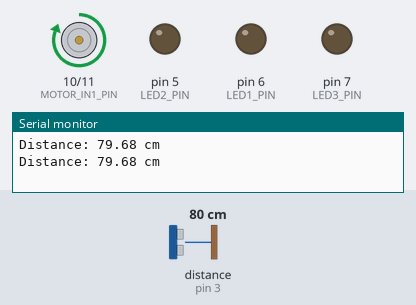
Simulated run of this program. Board: Arduino Mega 2560, built with avr-gcc and run on an emulated ATmega2560. On the bench: motor-driver pin pairs drawn as motors (green arrow = first pin HIGH = forward, orange = second pin HIGH = backward, longer = more drive, scaled by the enable pin), output pins drawn as LEDs (lit = HIGH), the last lines printed to the serial monitor. Wiring (inferred from the names in the program): ultrasonic range finder: trigger pin 2; echo pin 3. The test bench sets the inputs (shaded band); at power-on: distance to the obstacle (sensor on pin 3) 80 cm. The echo pulse lasts 58.3 µs per cm; pins used as bus, display or sensor lines are not drawn.

Above: at 1.8 s.
1.9 s: distance to the obstacle (sensor on pin 3) set to 2 cm
At 3.0 s:
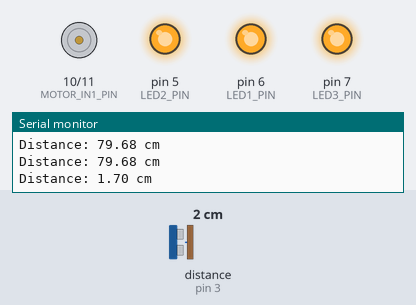
3.5 s: distance to the obstacle (sensor on pin 3) set to 9 cm
5.2 s: distance to the obstacle (sensor on pin 3) set to 11 cm
At 7.2 s:
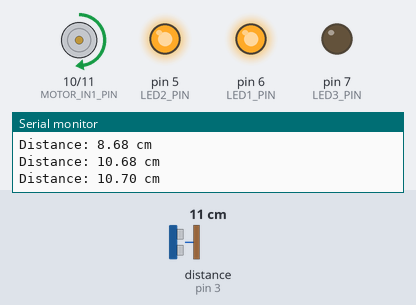
7.5 s: distance to the obstacle (sensor on pin 3) set to 18 cm
At 9.1 s:
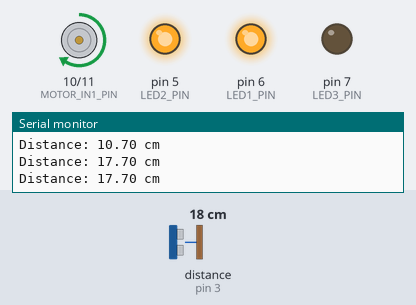
9.5 s: distance to the obstacle (sensor on pin 3) set to 23 cm
At 11.7 s:
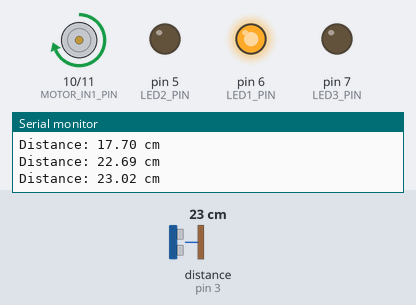
12.5 s: distance to the obstacle (sensor on pin 3) set to 35 cm
At 13.4 s:
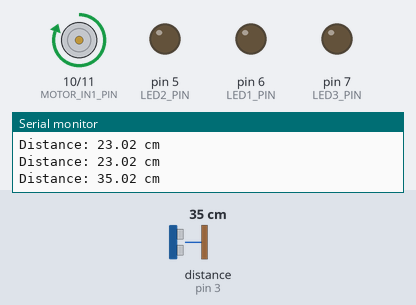
Timing chart, 0 to 15.5 s (numbered marks = the images above; inputs shaded):
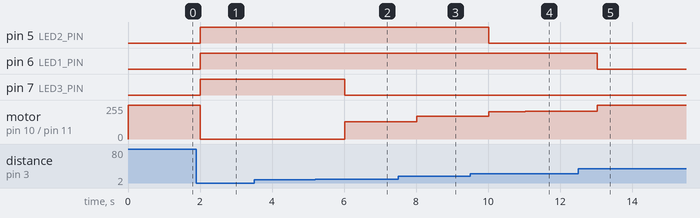

Measured:
- the behaviour switches between 10 and 11 cm on distance to the obstacle (sensor on pin 3) (found by bisection; images 1 and 2)
- the behaviour switches between 20 and 21 cm on distance to the obstacle (sensor on pin 3) (found by bisection; images 3 and 4)
- after the input at 1.9 s, pin 5 (LED2_PIN), pin 6 (LED1_PIN), pin 7 (LED3_PIN): LOW → HIGH after 0.11 s; motor on pin 10 (MOTOR_IN1_PIN) / pin 11 (MOTOR_IN2_PIN): forward 255/255 → stopped after 0.11 s
- after the input at 5.2 s, pin 7 (LED3_PIN): HIGH → LOW after 0.82 s; motor on pin 10 (MOTOR_IN1_PIN) / pin 11 (MOTOR_IN2_PIN): stopped → forward 128/255 after 0.82 s
- after the input at 7.5 s, motor on pin 10 (MOTOR_IN1_PIN) / pin 11 (MOTOR_IN2_PIN): forward 128/255 → forward 172/255 after 0.52 s
- after the input at 9.5 s, pin 5 (LED2_PIN): HIGH → LOW after 0.53 s; motor on pin 10 (MOTOR_IN1_PIN) / pin 11 (MOTOR_IN2_PIN): forward 172/255 → forward 204/255 after 0.53 s, → forward 210/255 1.0 s later
- after the input at 12.5 s, pin 6 (LED1_PIN): HIGH → LOW after 0.54 s; motor on pin 10 (MOTOR_IN1_PIN) / pin 11 (MOTOR_IN2_PIN): forward 210/255 → forward 255/255 after 0.54 s

The program:

main.cpp
```cpp
#include <Arduino.h>

// Ultrasonic sensor pins
#define TRIG_PIN 2
#define ECHO_PIN 3

// DC motor pins
#define MOTOR_PWM_PIN 9
#define MOTOR_IN1_PIN 10
#define MOTOR_IN2_PIN 11

// LEDs pins
#define LED1_PIN 6  // Red LED
#define LED2_PIN 5  // Yellow LED
#define LED3_PIN 7  // Green LED

void setup() {
  Serial.begin(9600);

  pinMode(TRIG_PIN, OUTPUT);
  pinMode(ECHO_PIN, INPUT);
  pinMode(MOTOR_PWM_PIN, OUTPUT);
  pinMode(MOTOR_IN1_PIN, OUTPUT);
  pinMode(MOTOR_IN2_PIN, OUTPUT);
  pinMode(LED1_PIN, OUTPUT);
  pinMode(LED2_PIN, OUTPUT);
  pinMode(LED3_PIN, OUTPUT);
}

float getDistance() {
  digitalWrite(TRIG_PIN, LOW);
  delayMicroseconds(2);
  digitalWrite(TRIG_PIN, HIGH);
  delayMicroseconds(10);
  digitalWrite(TRIG_PIN, LOW);

  float duration = pulseIn(ECHO_PIN, HIGH);
  float distance = (duration * 0.0343) / 2;

  return distance;
}

void controlMotor(float distance) {
  if (distance > 30) {
    analogWrite(MOTOR_PWM_PIN, 255);  // Full speed
    digitalWrite(MOTOR_IN1_PIN, HIGH);
    digitalWrite(MOTOR_IN2_PIN, LOW);
  } else if (distance >= 10 && distance <= 30) {
    int speed = map(distance, 10, 30, 128, 255);
    analogWrite(MOTOR_PWM_PIN, speed);  // Adjust speed based on distance
    digitalWrite(MOTOR_IN1_PIN, HIGH);
    digitalWrite(MOTOR_IN2_PIN, LOW);
  } else {
    analogWrite(MOTOR_PWM_PIN, 0);  // Stop the motor
    digitalWrite(MOTOR_IN1_PIN, LOW);
    digitalWrite(MOTOR_IN2_PIN, LOW);
  }
}

void controlLEDs(float distance) {
  if (distance > 30) {
    digitalWrite(LED1_PIN, LOW);  // Red LED off
    digitalWrite(LED2_PIN, LOW);  // Yellow LED off
    digitalWrite(LED3_PIN, LOW);  // Green LED off
  } else if (distance >= 20 && distance <= 30) {
    digitalWrite(LED1_PIN, HIGH);  // Red LED on
    digitalWrite(LED2_PIN, LOW);   // Yellow LED off
    digitalWrite(LED3_PIN, LOW);   // Green LED off
  } else if (distance >= 10 && distance < 20) {
    digitalWrite(LED1_PIN, HIGH);  // Red LED on
    digitalWrite(LED2_PIN, HIGH);  // Yellow LED on
    digitalWrite(LED3_PIN, LOW);   // Green LED off
  } else {
    digitalWrite(LED1_PIN, HIGH);  // Red LED on
    digitalWrite(LED2_PIN, HIGH);  // Yellow LED on
    digitalWrite(LED3_PIN, HIGH);  // Green LED on
  }
}

void loop() {
  float distance = getDistance();

  controlMotor(distance);
  controlLEDs(distance);

  Serial.print("Distance: ");
  Serial.print(distance);
  Serial.println(" cm");

  delay(1000);
}
```
